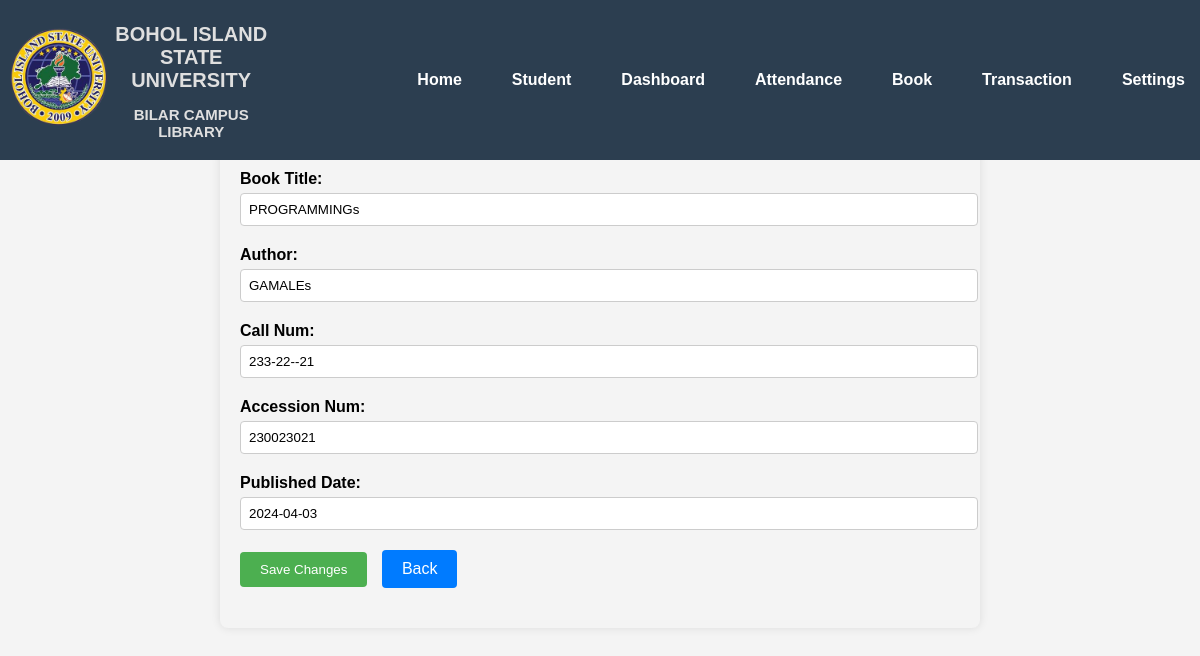
Page /load_book.php?book_id=7 on the committed database.
### tables this page shows
CREATE TABLE IF NOT EXISTS `books` (
  `book_id` int(11) NOT NULL AUTO_INCREMENT,
  `book_title` varchar(40) NOT NULL,
  `author` varchar(30) NOT NULL,
  `call_num` varchar(40) NOT NULL,
  `accession_num` varchar(40) NOT NULL,
  `published_date` date NOT NULL,
  `date_added` datetime NOT NULL,
  PRIMARY KEY (`book_id`)
);

### load_book.php (the view, shortened to what this page needs)
<!DOCTYPE html>
<html lang="en">
<head>
    <?php include 'top_bar.php'; ?>
    <link rel="stylesheet" href="css/edit_admins.css">
</head>
<body>
    <?php
        require_once 'connect.php';
        $book_id = $conn->real_escape_string($_REQUEST['book_id']);
        $qupdate_books = $conn->query("SELECT * FROM `books` WHERE `book_id` = '$book_id'") or die(mysqli_error());
        $fupdate_books = $qupdate_books->fetch_array();
    ?>
    <div class="container">
        <form method="POST" action="update_book.php?book_id=<?php echo $fupdate_books['book_id']?>" enctype="multipart/form-data">
            <div class="form-group">
                <label for="book_title">Book Title:</label>
                <input type="text" value="<?php echo $fupdate_books['book_title']?>" required="required" name="book_title" id="book_title">
            </div>
            <div class="form-group">
                <label for="author">Author:</label>
                <input type="text" value="<?php echo $fupdate_books['author']?>" name="author" placeholder="(Optional)" id="author">
            </div>
            <div class="form-group">
                <label for="call_num">Call Num:</label>
                <input type="text" value="<?php echo $fupdate_books['call_num']?>" name="call_num" placeholder="(Optional)" id="call_num">
            </div>
            <div class="form-group">
                <label for="accession_num">Accession Num:</label>
                <input type="text" value="<?php echo $fupdate_books['accession_num']?>" name="accession_num" placeholder="(Optional)" id="accession_num">
            </div>
            <div class="form-group">
                <label for="published_date">Published Date:</label>
                <input type="text" value="<?php echo $fupdate_books['published_date']?>" required="required" name="published_date" id="published_date">
            </div>
            <div class="form-group">
                <input type="submit" class="btn btn-warning" name="edit_books" value="Save Changes">
                <a href="book.php" class="btn btn-back">Back</a>
            </div>
        </form>
    </div>
</body>
</html>

### css/main.css (style rules this page uses)
body { margin: 0; font-family: Arial, sans-serif; }
a { text-decoration: none; color: #fff; padding: 15px; transition: background-color 0.3s ease, color 0.3s ease; border-radius: 5px; }

### css/edit_admins.css (style rules this page uses)
body { font-family: Arial, sans-serif; background-color: #f4f4f4; margin: 0; padding: 0; }
.container { width: 60%; margin: 50px auto; margin-top: 150px; background-color: #f4f4f4; padding: 20px; border-radius: 8px; box-shadow: 0 0 10px rgba(0, 0, 0, 0.1); animation: fadeIn 0.5s ease-in-out; }
.form-group { margin-bottom: 20px; }
label { display: block; margin-bottom: 5px; font-weight: bold; }
input[type="text"], input[type="password"] { width: 100%; padding: 8px; border-radius: 4px; border: 1px solid #ccc; }
input[type="submit"] { padding: 10px 20px; background-color: #4caf50; color: #fff; border: none; border-radius: 4px; cursor: pointer; text-decoration: none; display: inline-block; margin-right: 10px; }
.btn-back { padding: 10px 20px; background-color: #007bff; color: #fff; border: none; border-radius: 4px; cursor: pointer; text-decoration: none; display: inline-block; margin-right: 10px; }

### rows in the picture
books: book_title "PROGRAMMINGs", author "GAMALEs", call_num "233-22--21", accession_num "230023021", published_date "2024-04-03"
